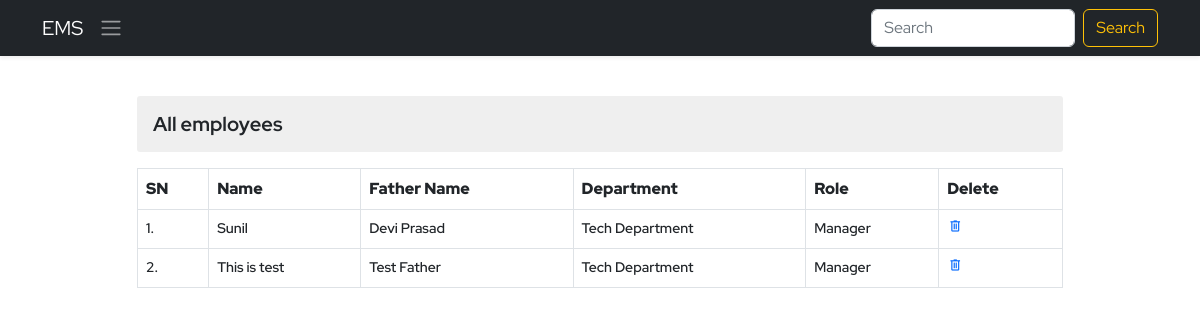
Before: /ems/employee-view/ with the older database file.
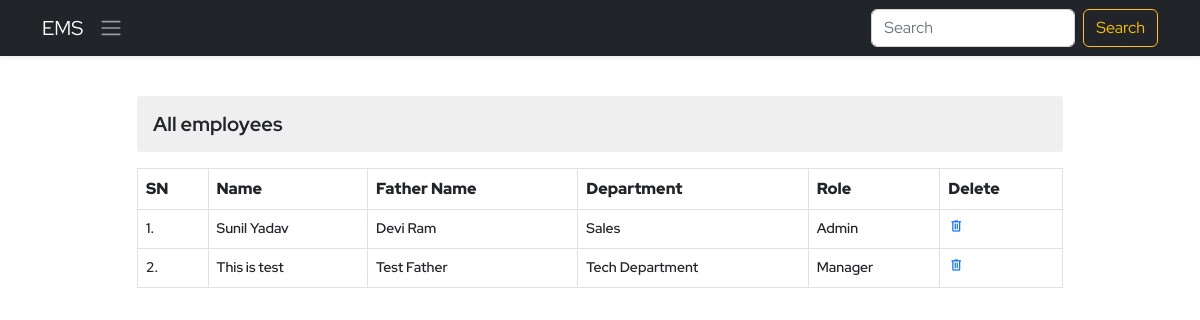
After: the same page with the newer database file.
### ems/models.py (models this page shows, shortened)
class Employee(models.Model):
    empid=models.AutoField(primary_key=True)
    user=models.OneToOneField(User,on_delete=models.CASCADE)
    name=models.CharField(max_length=50)
    father_name=models.CharField(max_length=50)
    dob=models.DateField()
    email=models.EmailField(max_length=100)
    mobile_no=models.IntegerField()
    emergency_mobile_no=models.IntegerField(null=True,blank=True)
    address=models.OneToOneField(Address, on_delete=models.CASCADE,blank=True, null=True,)
    designation=models.CharField(max_length=70)
    role=models.ForeignKey(Role, on_delete=models.SET_NULL,blank=True, null=True,)
    department=models.ForeignKey(Department, on_delete=models.SET_NULL,blank=True, null=True,)
    joining_date=models.DateField()
    status=models.CharField(max_length=15)

class Department(models.Model):
    name=models.CharField(max_length=70, unique=True)
    description=models.TextField(max_length=200)
    def __str__(self):
        return self.name

class Role(models.Model):
    name=models.CharField(max_length=70, unique=True)
    description=models.TextField(max_length=200)
    def __str__(self):
        return self.name

### ems/views.py (the view)
# urls.py: path('employee-view/',viewEmployee,name='employee-view'),
def viewEmployee(request):
    context = {}
    try:
        employees = Employee.objects.all()
        context['employees'] = employees
    except Exception as e:
        print('View Employee Exception : ', e)
    return render(request, 'ems/view_employee.html', context)

### ems/templates/ems/view_employee.html (shortened to what this page needs)
{% extends './base.html' %}
{% block body %}
<div class="container py-4">
    <div class="row d-flex align-items-center justify-content-center">
        <div class="col-10">
            <h3 class="my-3 derpartment-title">All employees</h3>
            <table class="table table-bordered department-table">
                <tr>
                    <th>SN</th>
                    <th>Name</th>
                    <th>Father Name</th>
                    <th>Department</th>
                    <th>Role</th>
                    <th>Delete</th>
                </tr>
                {% for employee in employees %}
                <tr>
                    <td>{{forloop.counter}}.</td>
                    <td><a class="text-dark" href="{% url 'ems:employee-detail' employee.empid %}">{{employee.name}}</a></td>
                    <td>{{employee.father_name}}</td>
                    <td>{{employee.department}}</td>
                    <td>{{employee.role}}</td>
                    <td><a href="#" class="delete"><span class="material-symbols-outlined" onclick="deleteEm()">
                        delete</span></a></td>
                </tr>
                {% endfor %}
            </table>
        </div>
    </div>
</div>
{% endblock body %}

### ems/templates/ems/base.html (shortened to what this page needs)
<!DOCTYPE html>
{% load static %}
<html lang="en">
<head>
    <link href="https://cdn.jsdelivr.net/npm/bootstrap@5.2.0/dist/css/bootstrap.min.css" rel="stylesheet"
>
    <link href='https://unpkg.com/boxicons@2.1.2/css/boxicons.min.css' rel='stylesheet'>
    <link rel="stylesheet" href="{% static 'css/style.css' %}">
</head>
<body>
    <header class="shadow-sm">
        <nav class="navbar navbar-expand-lg bg-dark navbar-dark">
            <div class="container">
                <a class="navbar-brand" href="{% url 'ems:ems' %}">EMS</a>
                <a class="cursor-pointer" data-bs-toggle="offcanvas" data-bs-target="#staticBackdrop"
                    aria-controls="staticBackdrop"><span class="navbar-toggler-icon"></span></a>
                <div class="collapse navbar-collapse" id="navbarSupportedContent">
                    <ul class="navbar-nav ms-auto mb-2 mb-lg-0">
                        <li class="nav-item">
                            <form class="d-flex" role="search">
                                <input class="form-control me-2" type="search" placeholder="Search" aria-label="Search">
                                <button class="btn btn-outline-warning" type="submit">Search</button>
                            </form>
                        </li>
                    </ul>
                </div>
            </div>
        </nav>
    </header>
    <main>
        {% block body %}{% endblock body %}
    </main>
</body>
</html>

### static/css/style.css (style rules this page uses)
* { margin: 0; padding: 0; box-sizing: border-box; }
:root { --body-font: 'Red Hat Display', sans-serif; --second-font: 'Kaushan Script', cursive; --biggest-font-size: 2rem; --bigger-font-size: 1.5rem; --big-font-size: 1.25rem; --h1-font-size: 1.5rem; --h2-font-size: 1.25rem; --h3-font-size: 1rem; --normal-font-size: .938rem; --small-font-size: .813rem; --smaller-font-size: .75rem; --font-bold: 700; --font-black: 900; }
@media screen and (min-width: 1024px) { :root { --biggest-font-size: 6rem; --bigger-font-size: 3.5rem; --big-font-size: 2.75rem; --h1-font-size: 2.25rem; --h2-font-size: 1.5rem; --h3-font-size: 1.25rem; --normal-font-size: 1rem; --small-font-size: .875rem; --smaller-font-size: .813rem; } }
* { box-sizing: border-box; padding: 0; margin: 0; }
html { scroll-behavior: smooth; }
body, button, label, select, input { font-family: var(--body-font); font-size: var(--normal-font-size); }
h1, h2, h3 { font-weight: var(--font-bold); }
a { text-decoration: none; }
.cursor-pointer { cursor: pointer; }
.derpartment-title { font-size: var(--h3-font-size); background-color: #dadada70; padding: 1rem; border-radius: 3px; }
.department-table tr th { font-size: var(--normal-font); font-weight: var(--font-black); }
.department-table tr td { font-size: var(--small-font-size); font-weight:600; }
.department-table tr td .delete span { font-size: 16px !important; }

Changed rows visible on the page:
changed Employee: name "Sunil" → "Sunil Yadav"; father_name "Devi Prasad" → "Devi Ram"; department "Tech Department" → "Sales"; role "Manager" → "Admin"
